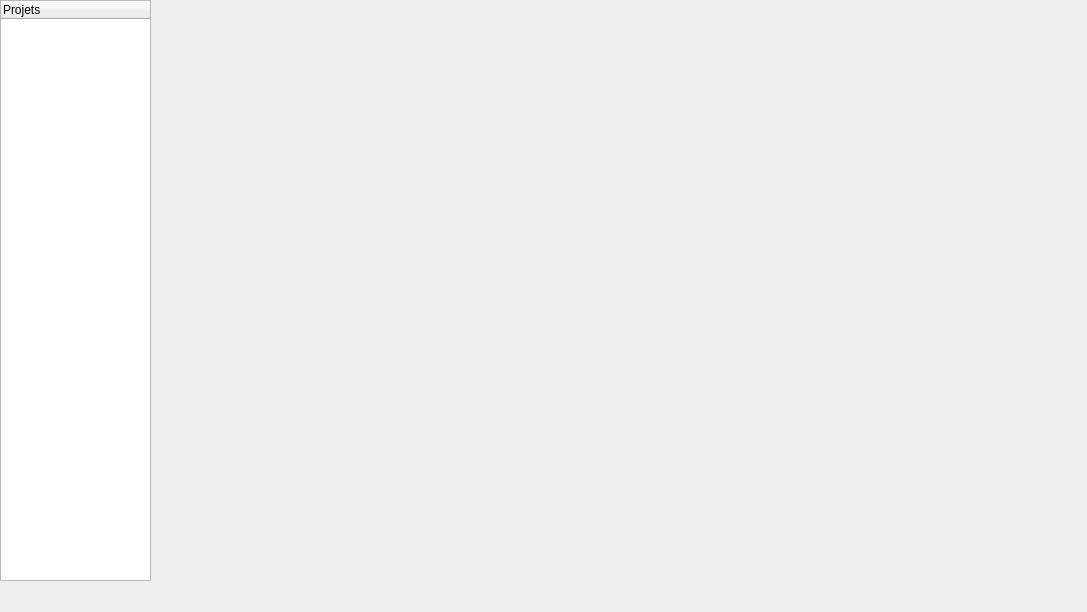
<?xml version="1.0" encoding="UTF-8"?>
<ui version="4.0">
 <class>MusicSheetWriter</class>
 <widget class="QMainWindow" name="MusicSheetWriter">
  <property name="geometry">
   <rect>
    <x>0</x>
    <y>0</y>
    <width>1087</width>
    <height>612</height>
   </rect>
  </property>
  <property name="windowTitle">
   <string>MusicSheetWriter</string>
  </property>
  <widget class="QWidget" name="centralWidget">
   <widget class="QTreeWidget" name="treeWidget">
    <property name="geometry">
     <rect>
      <x>0</x>
      <y>0</y>
      <width>151</width>
      <height>581</height>
     </rect>
    </property>
    <column>
     <property name="text">
      <string>Projets</string>
     </property>
    </column>
   </widget>
   <widget class="QWidget" name="scoreview" native="true">
    <property name="geometry">
     <rect>
      <x>160</x>
      <y>210</y>
      <width>921</width>
      <height>371</height>
     </rect>
    </property>
   </widget>
   <widget class="QWidget" name="editorview" native="true">
    <property name="geometry">
     <rect>
      <x>230</x>
      <y>10</y>
      <width>771</width>
      <height>181</height>
     </rect>
    </property>
   </widget>
  </widget>
  <widget class="QMenuBar" name="menuBar">
   <property name="geometry">
    <rect>
     <x>0</x>
     <y>0</y>
     <width>1087</width>
     <height>21</height>
    </rect>
   </property>
  </widget>
 </widget>
 <layoutdefault spacing="6" margin="11"/>
 <resources/>
 <connections/>
</ui>
